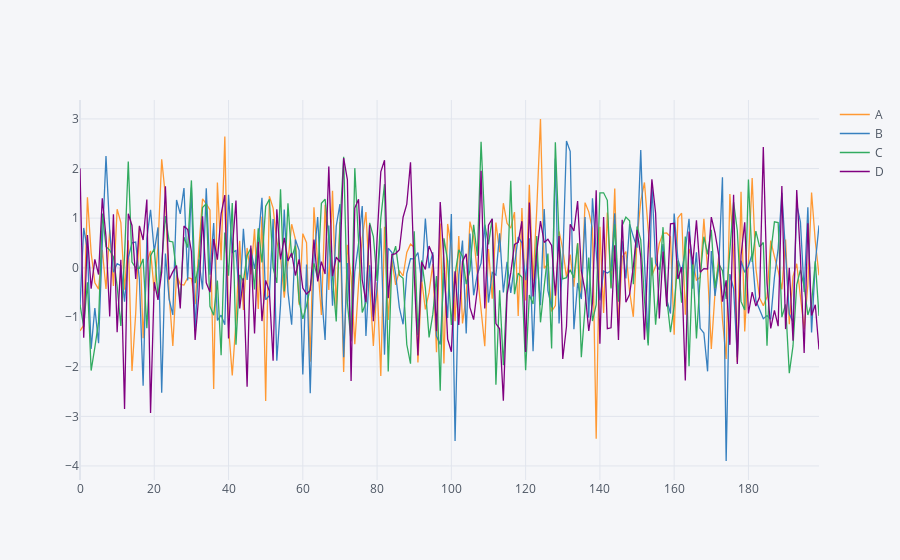

Write notebook code for a chart like this one.
### Code cell
df.iplot()

### Figure 1 — Plotly figure (JSON) as saved in the notebook; plotly's stock layout.template omitted (floating-point values rounded to 4 significant figures; data arrays with more than 128 entries replaced by an {"elided": "..."} marker saying what was removed)
{"data": [{"line": {"color": "rgba(255, 153, 51, 1.0)", "dash": "solid", "shape": "linear", "width": 1.3}, "mode": "lines", "name": "A", "text": "", "type": "scatter", "x": {"elided": "200 int values"}, "y": {"elided": "200 float values"}}, {"line": {"color": "rgba(55, 128, 191, 1.0)", "dash": "solid", "shape": "linear", "width": 1.3}, "mode": "lines", "name": "B", "text": "", "type": "scatter", "x": {"elided": "200 int values"}, "y": {"elided": "200 float values"}}, {"line": {"color": "rgba(50, 171, 96, 1.0)", "dash": "solid", "shape": "linear", "width": 1.3}, "mode": "lines", "name": "C", "text": "", "type": "scatter", "x": {"elided": "200 int values"}, "y": {"elided": "200 float values"}}, {"line": {"color": "rgba(128, 0, 128, 1.0)", "dash": "solid", "shape": "linear", "width": 1.3}, "mode": "lines", "name": "D", "text": "", "type": "scatter", "x": {"elided": "200 int values"}, "y": {"elided": "200 float values"}}], "layout": {"legend": {"bgcolor": "#F5F6F9", "font": {"color": "#4D5663"}}, "paper_bgcolor": "#F5F6F9", "plot_bgcolor": "#F5F6F9", "title": {"font": {"color": "#4D5663"}}, "xaxis": {"gridcolor": "#E1E5ED", "showgrid": true, "tickfont": {"color": "#4D5663"}, "title": {"font": {"color": "#4D5663"}, "text": ""}, "zerolinecolor": "#E1E5ED"}, "yaxis": {"gridcolor": "#E1E5ED", "showgrid": true, "tickfont": {"color": "#4D5663"}, "title": {"font": {"color": "#4D5663"}, "text": ""}, "zerolinecolor": "#E1E5ED"}}}
